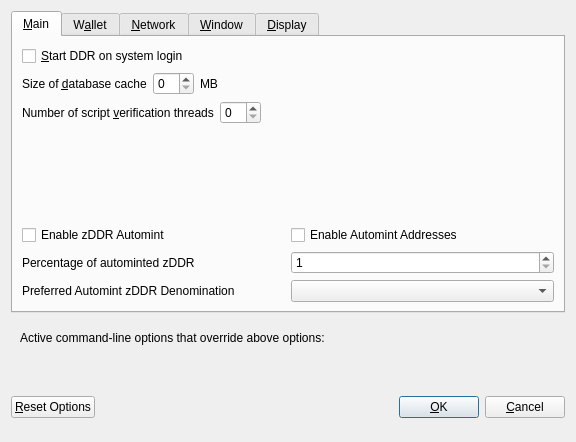
<?xml version="1.0" encoding="UTF-8"?>
<ui version="4.0">
 <class>OptionsDialog</class>
 <widget class="QDialog" name="OptionsDialog">
  <property name="geometry">
   <rect>
    <x>0</x>
    <y>0</y>
    <width>576</width>
    <height>442</height>
   </rect>
  </property>
  <property name="windowTitle">
   <string>Options</string>
  </property>
  <property name="modal">
   <bool>true</bool>
  </property>
  <layout class="QVBoxLayout" name="verticalLayout">
   <item>
    <widget class="QTabWidget" name="tabWidget">
     <property name="currentIndex">
      <number>0</number>
     </property>
     <widget class="QWidget" name="tabMain">
      <attribute name="title">
       <string>&amp;Main</string>
      </attribute>
      <layout class="QVBoxLayout" name="verticalLayout_Main">
       <item>
        <widget class="QCheckBox" name="bitcoinAtStartup">
         <property name="toolTip">
          <string>Automatically start DDR after logging in to the system.</string>
         </property>
         <property name="text">
          <string>&amp;Start DDR on system login</string>
         </property>
        </widget>
       </item>
       <item>
        <layout class="QHBoxLayout" name="horizontalLayout_2_Main">
         <item>
          <widget class="QLabel" name="databaseCacheLabel">
           <property name="text">
            <string>Size of &amp;database cache</string>
           </property>
           <property name="textFormat">
            <enum>Qt::PlainText</enum>
           </property>
           <property name="buddy">
            <cstring>databaseCache</cstring>
           </property>
          </widget>
         </item>
         <item>
          <widget class="QSpinBox" name="databaseCache"/>
         </item>
         <item>
          <widget class="QLabel" name="databaseCacheUnitLabel">
           <property name="text">
            <string>MB</string>
           </property>
           <property name="textFormat">
            <enum>Qt::PlainText</enum>
           </property>
          </widget>
         </item>
         <item>
          <spacer name="horizontalSpacer_2_Main">
           <property name="orientation">
            <enum>Qt::Horizontal</enum>
           </property>
           <property name="sizeHint" stdset="0">
            <size>
             <width>40</width>
             <height>20</height>
            </size>
           </property>
          </spacer>
         </item>
        </layout>
       </item>
       <item>
        <layout class="QHBoxLayout" name="horizontalLayout_3_Main">
         <item>
          <widget class="QLabel" name="threadsScriptVerifLabel">
           <property name="text">
            <string>Number of script &amp;verification threads</string>
           </property>
           <property name="textFormat">
            <enum>Qt::PlainText</enum>
           </property>
           <property name="buddy">
            <cstring>threadsScriptVerif</cstring>
           </property>
          </widget>
         </item>
         <item>
          <widget class="QSpinBox" name="threadsScriptVerif">
           <property name="toolTip">
            <string>(0 = auto, &lt;0 = leave that many cores free)</string>
           </property>
          </widget>
         </item>
         <item>
          <spacer name="horizontalSpacer_3_Main">
           <property name="orientation">
            <enum>Qt::Horizontal</enum>
           </property>
           <property name="sizeHint" stdset="0">
            <size>
             <width>40</width>
             <height>20</height>
            </size>
           </property>
          </spacer>
         </item>
        </layout>
       </item>
       <item>
        <spacer name="verticalSpacer_2">
         <property name="orientation">
          <enum>Qt::Vertical</enum>
         </property>
         <property name="sizeHint" stdset="0">
          <size>
           <width>20</width>
           <height>40</height>
          </size>
         </property>
        </spacer>
       </item>
       <item>
        <widget class="QWidget" name="verticalZpivOptionsWidget" native="true">
         <layout class="QVBoxLayout" name="verticalZpivOptionsLayout">
          <property name="margin">
           <number>0</number>
          </property>
          <item>
           <layout class="QHBoxLayout" name="horizontalAutomintingLayout">
            <item>
             <widget class="QCheckBox" name="checkBoxZeromintEnable">
              <property name="toolTip">
               <string>Enable automatic minting of DDR units to zDDR</string>
              </property>
              <property name="layoutDirection">
               <enum>Qt::LeftToRight</enum>
              </property>
              <property name="text">
               <string>Enable zDDR Automint</string>
              </property>
             </widget>
            </item>
            <item>
             <widget class="QCheckBox" name="checkBoxZeromintAddresses">
              <property name="toolTip">
               <string>Enable automatic zDDR minting from specific addresses</string>
              </property>
              <property name="layoutDirection">
               <enum>Qt::LeftToRight</enum>
              </property>
              <property name="text">
               <string>Enable Automint Addresses</string>
              </property>
             </widget>
            </item>
           </layout>
          </item>
          <item>
           <layout class="QHBoxLayout" name="horizontalZmintPercentageLayout">
            <item>
             <widget class="QLabel" name="percentage_label">
              <property name="toolTip">
               <string>Percentage of incoming DDR which get automatically converted to zDDR via Zerocoin Protocol (min: 10%)</string>
              </property>
              <property name="text">
               <string>Percentage of autominted zDDR</string>
              </property>
             </widget>
            </item>
            <item>
             <widget class="QSpinBox" name="zeromintPercentage">
              <property name="minimum">
               <number>1</number>
              </property>
              <property name="maximum">
               <number>100</number>
              </property>
             </widget>
            </item>
           </layout>
          </item>
          <item>
           <layout class="QHBoxLayout" name="horizontalLayout" stretch="0,0">
            <property name="sizeConstraint">
             <enum>QLayout::SetFixedSize</enum>
            </property>
            <item>
             <widget class="QLabel" name="labelPreferredDenom">
              <property name="maximumSize">
               <size>
                <width>16777215</width>
                <height>16777215</height>
               </size>
              </property>
              <property name="toolTip">
               <string>Wait with automatic conversion to Zerocoin until enough DDR for this denomination is available</string>
              </property>
              <property name="text">
               <string>Preferred Automint zDDR Denomination</string>
              </property>
             </widget>
            </item>
            <item>
             <widget class="QComboBox" name="preferredDenom">
              <property name="maximumSize">
               <size>
                <width>16777215</width>
                <height>27</height>
               </size>
              </property>
              <property name="toolTip">
               <string>Wait with automatic conversion to Zerocoin until enough DDR for this denomination is available</string>
              </property>
              <property name="maxVisibleItems">
               <number>9</number>
              </property>
              <property name="maxCount">
               <number>9</number>
              </property>
             </widget>
            </item>
           </layout>
          </item>
         </layout>
        </widget>
       </item>
      </layout>
     </widget>
     <widget class="QWidget" name="tabWallet">
      <attribute name="title">
       <string>W&amp;allet</string>
      </attribute>
      <layout class="QVBoxLayout" name="verticalLayout_Wallet">
       <item>
        <layout class="QHBoxLayout" name="horizontalLayout_2_Wallet">
         <item>
          <widget class="QLabel" name="labelStakeSplitThresholdText">
           <property name="text">
            <string>Stake split threshold:</string>
           </property>
          </widget>
         </item>
         <item>
          <widget class="QSpinBox" name="spinBoxStakeSplitThreshold">
           <property name="minimum">
            <number>1</number>
           </property>
           <property name="maximum">
            <number>999999</number>
           </property>
          </widget>
         </item>
        </layout>
       </item>
       <item>
        <widget class="QGroupBox" name="groupBox">
         <property name="title">
          <string>Expert</string>
         </property>
         <layout class="QVBoxLayout" name="verticalLayout_2">
          <item>
           <widget class="QCheckBox" name="coinControlFeatures">
            <property name="toolTip">
             <string>Whether to show coin control features or not.</string>
            </property>
            <property name="text">
             <string>Enable coin &amp;control features</string>
            </property>
           </widget>
          </item>
          <item>
           <widget class="QCheckBox" name="showMasternodesTab">
            <property name="toolTip">
             <string>Show additional tab listing all your masternodes in first sub-tab&lt;br/&gt;and all masternodes on the network in second sub-tab.</string>
            </property>
            <property name="text">
             <string>Show Masternodes Tab</string>
            </property>
           </widget>
          </item>
          <item>
           <widget class="QCheckBox" name="spendZeroConfChange">
            <property name="toolTip">
             <string>If you disable the spending of unconfirmed change, the change from a transaction&lt;br/&gt;cannot be used until that transaction has at least one confirmation.&lt;br/&gt;This also affects how your balance is computed.</string>
            </property>
            <property name="text">
             <string>&amp;Spend unconfirmed change</string>
            </property>
           </widget>
          </item>
         </layout>
        </widget>
       </item>
       <item>
        <spacer name="verticalSpacer_Wallet">
         <property name="orientation">
          <enum>Qt::Vertical</enum>
         </property>
         <property name="sizeHint" stdset="0">
          <size>
           <width>20</width>
           <height>40</height>
          </size>
         </property>
        </spacer>
       </item>
      </layout>
     </widget>
     <widget class="QWidget" name="tabNetwork">
      <attribute name="title">
       <string>&amp;Network</string>
      </attribute>
      <layout class="QVBoxLayout" name="verticalLayout_Network">
       <item>
        <widget class="QCheckBox" name="mapPortUpnp">
         <property name="toolTip">
          <string>Automatically open the DDR client port on the router. This only works when your router supports UPnP and it is enabled.</string>
         </property>
         <property name="text">
          <string>Map port using &amp;UPnP</string>
         </property>
        </widget>
       </item>
       <item>
        <widget class="QCheckBox" name="allowIncoming">
         <property name="toolTip">
          <string>Accept connections from outside</string>
         </property>
         <property name="text">
          <string>Allow incoming connections</string>
         </property>
        </widget>
       </item>
       <item>
        <widget class="QCheckBox" name="connectSocks">
         <property name="toolTip">
          <string>Connect to the DDR network through a SOCKS5 proxy.</string>
         </property>
         <property name="text">
          <string>&amp;Connect through SOCKS5 proxy (default proxy):</string>
         </property>
        </widget>
       </item>
       <item>
        <layout class="QHBoxLayout" name="horizontalLayout_1_Network">
         <item>
          <widget class="QLabel" name="proxyIpLabel">
           <property name="text">
            <string>Proxy &amp;IP:</string>
           </property>
           <property name="textFormat">
            <enum>Qt::PlainText</enum>
           </property>
           <property name="buddy">
            <cstring>proxyIp</cstring>
           </property>
          </widget>
         </item>
         <item>
          <widget class="QValidatedLineEdit" name="proxyIp">
           <property name="minimumSize">
            <size>
             <width>140</width>
             <height>0</height>
            </size>
           </property>
           <property name="maximumSize">
            <size>
             <width>140</width>
             <height>16777215</height>
            </size>
           </property>
           <property name="toolTip">
            <string>IP address of the proxy (e.g. IPv4: 127.0.0.1 / IPv6: ::1)</string>
           </property>
          </widget>
         </item>
         <item>
          <widget class="QLabel" name="proxyPortLabel">
           <property name="text">
            <string>&amp;Port:</string>
           </property>
           <property name="textFormat">
            <enum>Qt::PlainText</enum>
           </property>
           <property name="buddy">
            <cstring>proxyPort</cstring>
           </property>
          </widget>
         </item>
         <item>
          <widget class="QLineEdit" name="proxyPort">
           <property name="minimumSize">
            <size>
             <width>55</width>
             <height>0</height>
            </size>
           </property>
           <property name="maximumSize">
            <size>
             <width>55</width>
             <height>16777215</height>
            </size>
           </property>
           <property name="toolTip">
            <string>Port of the proxy (e.g. 9050)</string>
           </property>
          </widget>
         </item>
         <item>
          <spacer name="horizontalSpacer_1_Network">
           <property name="orientation">
            <enum>Qt::Horizontal</enum>
           </property>
           <property name="sizeHint" stdset="0">
            <size>
             <width>40</width>
             <height>20</height>
            </size>
           </property>
          </spacer>
         </item>
        </layout>
       </item>
       <item>
        <spacer name="verticalSpacer_Network">
         <property name="orientation">
          <enum>Qt::Vertical</enum>
         </property>
         <property name="sizeHint" stdset="0">
          <size>
           <width>20</width>
           <height>40</height>
          </size>
         </property>
        </spacer>
       </item>
      </layout>
     </widget>
     <widget class="QWidget" name="tabWindow">
      <attribute name="title">
       <string>&amp;Window</string>
      </attribute>
      <layout class="QVBoxLayout" name="verticalLayout_Window">
       <item>
        <widget class="QCheckBox" name="minimizeToTray">
         <property name="toolTip">
          <string>Show only a tray icon after minimizing the window.</string>
         </property>
         <property name="text">
          <string>&amp;Minimize to the tray instead of the taskbar</string>
         </property>
        </widget>
       </item>
       <item>
        <widget class="QCheckBox" name="minimizeOnClose">
         <property name="toolTip">
          <string>Minimize instead of exit the application when the window is closed. When this option is enabled, the application will be closed only after selecting Quit in the menu.</string>
         </property>
         <property name="text">
          <string>M&amp;inimize on close</string>
         </property>
        </widget>
       </item>
       <item>
        <spacer name="verticalSpacer_Window">
         <property name="orientation">
          <enum>Qt::Vertical</enum>
         </property>
         <property name="sizeHint" stdset="0">
          <size>
           <width>20</width>
           <height>40</height>
          </size>
         </property>
        </spacer>
       </item>
      </layout>
     </widget>
     <widget class="QWidget" name="tabDisplay">
      <attribute name="title">
       <string>&amp;Display</string>
      </attribute>
      <layout class="QVBoxLayout" name="verticalLayout_Display">
       <item>
        <layout class="QHBoxLayout" name="horizontalLayout_1_Display">
         <item>
          <widget class="QLabel" name="langLabel">
           <property name="text">
            <string>User Interface &amp;language:</string>
           </property>
           <property name="textFormat">
            <enum>Qt::PlainText</enum>
           </property>
           <property name="buddy">
            <cstring>lang</cstring>
           </property>
          </widget>
         </item>
         <item>
          <widget class="QValueComboBox" name="lang">
           <property name="toolTip">
            <string>The user interface language can be set here. This setting will take effect after restarting DDR.</string>
           </property>
          </widget>
         </item>
        </layout>
       </item>
       <item>
        <widget class="QLabel" name="label_3">
         <property name="toolTip">
          <string notr="true"/>
         </property>
         <property name="statusTip">
          <string notr="true"/>
         </property>
         <property name="whatsThis">
          <string notr="true"/>
         </property>
         <property name="accessibleName">
          <string notr="true"/>
         </property>
         <property name="text">
          <string>Language missing or translation incomplete? Help contributing translations here:
https://discord.gg/HtJDKveDUr</string>
         </property>
         <property name="wordWrap">
          <bool>true</bool>
         </property>
         <property name="openExternalLinks">
          <bool>true</bool>
         </property>
         <property name="textInteractionFlags">
          <set>Qt::TextBrowserInteraction</set>
         </property>
        </widget>
       </item>
       <item>
        <layout class="QHBoxLayout" name="horizontalLayout_2_Display" stretch="0,0">
         <item>
          <widget class="QLabel" name="themeLabel">
           <property name="text">
            <string>User Interface Theme:</string>
           </property>
          </widget>
         </item>
         <item>
          <widget class="QValueComboBox" name="theme"/>
         </item>
        </layout>
       </item>
       <item>
        <widget class="QWidget" name="verticalZpivDisplayWidget" native="true">
         <layout class="QVBoxLayout" name="verticalZpivDisplayLayout">
          <property name="margin">
           <number>0</number>
          </property>
          <item>
           <widget class="Line" name="line">
            <property name="orientation">
             <enum>Qt::Horizontal</enum>
            </property>
           </widget>
          </item>
          <item>
           <layout class="QHBoxLayout" name="horizontalLayout_3_Display">
            <item>
             <widget class="QLabel" name="unitLabel">
              <property name="text">
               <string>Unit to show amounts in:</string>
              </property>
              <property name="textFormat">
               <enum>Qt::PlainText</enum>
              </property>
             </widget>
            </item>
            <item>
             <widget class="QValueComboBox" name="unit">
              <property name="toolTip">
               <string>Choose the default subdivision unit to show in the interface and when sending coins.</string>
              </property>
             </widget>
            </item>
           </layout>
          </item>
          <item>
           <layout class="QHBoxLayout" name="horizontalLayout_4_Display">
            <item>
             <widget class="QLabel" name="digitsLabel">
              <property name="text">
               <string>Decimal digits</string>
              </property>
             </widget>
            </item>
            <item>
             <widget class="QValueComboBox" name="digits"/>
            </item>
           </layout>
          </item>
          <item>
           <layout class="QHBoxLayout" name="horizontalLayout_5_Display">
            <item>
             <widget class="QCheckBox" name="checkBoxHideZeroBalances">
              <property name="toolTip">
               <string>Hide empty balances</string>
              </property>
              <property name="layoutDirection">
               <enum>Qt::LeftToRight</enum>
              </property>
              <property name="text">
               <string>Hide empty balances</string>
              </property>
             </widget>
            </item>
            <item>
             <widget class="QCheckBox" name="checkBoxHideOrphans">
              <property name="toolTip">
               <string>Hide orphan stakes in transaction lists</string>
              </property>
              <property name="text">
               <string>Hide orphan stakes</string>
              </property>
             </widget>
            </item>
            <item>
             <spacer name="horizontalSpacer">
              <property name="orientation">
               <enum>Qt::Horizontal</enum>
              </property>
              <property name="sizeHint" stdset="0">
               <size>
                <width>40</width>
                <height>20</height>
               </size>
              </property>
             </spacer>
            </item>
           </layout>
          </item>
          <item>
           <layout class="QHBoxLayout" name="horizontalLayout_6_Display">
            <item>
             <widget class="QLabel" name="thirdPartyTxUrlsLabel">
              <property name="toolTip">
               <string>Third party URLs (e.g. a block explorer) that appear in the transactions tab as context menu items. %s in the URL is replaced by transaction hash. Multiple URLs are separated by vertical bar |.</string>
              </property>
              <property name="text">
               <string>Third party transaction URLs</string>
              </property>
             </widget>
            </item>
            <item>
             <widget class="QLineEdit" name="thirdPartyTxUrls">
              <property name="toolTip">
               <string>Third party URLs (e.g. a block explorer) that appear in the transactions tab as context menu items. %s in the URL is replaced by transaction hash. Multiple URLs are separated by vertical bar |.</string>
              </property>
             </widget>
            </item>
           </layout>
          </item>
         </layout>
        </widget>
       </item>
       <item>
        <spacer name="verticalSpacer">
         <property name="orientation">
          <enum>Qt::Vertical</enum>
         </property>
         <property name="sizeHint" stdset="0">
          <size>
           <width>20</width>
           <height>40</height>
          </size>
         </property>
        </spacer>
       </item>
      </layout>
     </widget>
    </widget>
   </item>
   <item>
    <widget class="QFrame" name="frame">
     <layout class="QVBoxLayout" name="verticalLayout_Bottom">
      <item>
       <layout class="QHBoxLayout" name="horizontalLayout_Bottom">
        <item>
         <widget class="QLabel" name="overriddenByCommandLineInfoLabel">
          <property name="text">
           <string>Active command-line options that override above options:</string>
          </property>
          <property name="textFormat">
           <enum>Qt::PlainText</enum>
          </property>
         </widget>
        </item>
        <item>
         <spacer name="horizontalSpacer_Bottom">
          <property name="orientation">
           <enum>Qt::Horizontal</enum>
          </property>
          <property name="sizeHint" stdset="0">
           <size>
            <width>40</width>
            <height>20</height>
           </size>
          </property>
         </spacer>
        </item>
       </layout>
      </item>
      <item>
       <widget class="QLabel" name="overriddenByCommandLineLabel">
        <property name="text">
         <string/>
        </property>
        <property name="textFormat">
         <enum>Qt::PlainText</enum>
        </property>
        <property name="wordWrap">
         <bool>true</bool>
        </property>
       </widget>
      </item>
     </layout>
    </widget>
   </item>
   <item>
    <layout class="QHBoxLayout" name="horizontalLayout_Buttons">
     <item>
      <widget class="QPushButton" name="resetButton">
       <property name="toolTip">
        <string>Reset all client options to default.</string>
       </property>
       <property name="text">
        <string>&amp;Reset Options</string>
       </property>
       <property name="autoDefault">
        <bool>false</bool>
       </property>
      </widget>
     </item>
     <item>
      <spacer name="horizontalSpacer_1">
       <property name="orientation">
        <enum>Qt::Horizontal</enum>
       </property>
       <property name="sizeHint" stdset="0">
        <size>
         <width>40</width>
         <height>48</height>
        </size>
       </property>
      </spacer>
     </item>
     <item>
      <widget class="QLabel" name="statusLabel">
       <property name="minimumSize">
        <size>
         <width>200</width>
         <height>0</height>
        </size>
       </property>
       <property name="font">
        <font>
         <weight>75</weight>
         <bold>true</bold>
        </font>
       </property>
       <property name="text">
        <string/>
       </property>
       <property name="textFormat">
        <enum>Qt::PlainText</enum>
       </property>
       <property name="wordWrap">
        <bool>true</bool>
       </property>
      </widget>
     </item>
     <item>
      <spacer name="horizontalSpacer_2">
       <property name="orientation">
        <enum>Qt::Horizontal</enum>
       </property>
       <property name="sizeHint" stdset="0">
        <size>
         <width>40</width>
         <height>48</height>
        </size>
       </property>
      </spacer>
     </item>
     <item>
      <widget class="QPushButton" name="okButton">
       <property name="text">
        <string>&amp;OK</string>
       </property>
       <property name="autoDefault">
        <bool>false</bool>
       </property>
       <property name="default">
        <bool>true</bool>
       </property>
      </widget>
     </item>
     <item>
      <widget class="QPushButton" name="cancelButton">
       <property name="text">
        <string>&amp;Cancel</string>
       </property>
       <property name="autoDefault">
        <bool>false</bool>
       </property>
      </widget>
     </item>
    </layout>
   </item>
  </layout>
 </widget>
 <customwidgets>
  <customwidget>
   <class>QValidatedLineEdit</class>
   <extends>QLineEdit</extends>
   <header>qvalidatedlineedit.h</header>
  </customwidget>
  <customwidget>
   <class>QValueComboBox</class>
   <extends>QComboBox</extends>
   <header>qvaluecombobox.h</header>
  </customwidget>
 </customwidgets>
 <resources/>
 <connections/>
</ui>
